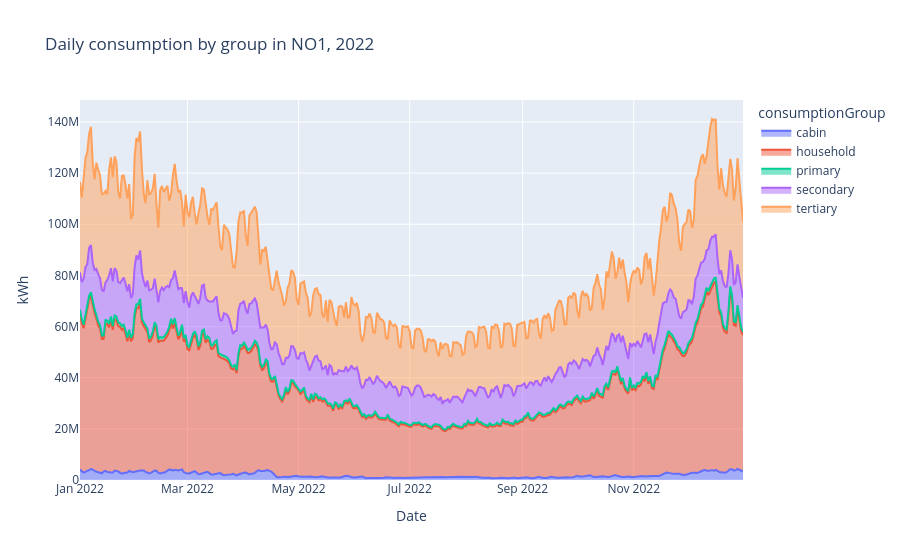

The notebook cell this image was saved under:
### Markdown cell above
### Interpretation of daily production vs. consumption in NO1

The figure shows daily total electricity production and consumption in NO1 from 2021 to 2024. Both series exhibit a clear annual cycle: values are highest in the winter months and lowest in summer. This pattern is strongest for consumption, which has pronounced winter peaks and deep summer troughs, consistent with heating-driven demand.

Production is generally lower and varies less than consumption. For most of the period the red consumption curve stays above the blue production curve, indicating that NO1 is often a net consumer relative to local production and must rely on imports (or production from other areas) to meet demand. In some periods, especially around milder seasons, the gap between the two series narrows and production comes closer to consumption, but it rarely exceeds it for longer stretches.

Overall, the plot highlights (i) strong seasonality in both production and consumption, and (ii) a persistent structural gap where consumption is typically higher than local production in NO1, especially during winter peaks.

### Code cell
import plotly.express as px

year = 2022
area = "NO1"

cons_year_area = consumption_df_all[
    (consumption_df_all["priceArea"] == area) &
    (pd.to_datetime(consumption_df_all["startTime"]).dt.year == year)
].copy()

cons_year_area["startTime"] = pd.to_datetime(cons_year_area["startTime"])

# Aggregate daily per group
daily_group = (
    cons_year_area
    .groupby([
        cons_year_area["startTime"].dt.date,
        "consumptionGroup"
    ])["quantityKwh"]
    .sum()
    .reset_index()
    .rename(columns={"startTime": "date"})
)

fig = px.area(
    daily_group,
    x="date",
    y="quantityKwh",
    color="consumptionGroup",
    title=f"Daily consumption by group in {area}, {year}",
    labels={"date": "Date", "quantityKwh": "kWh"}
)
fig.show()

### Figure 1 — Plotly figure (JSON) as saved in the notebook; plotly's stock layout.template omitted (floating-point values rounded to 4 significant figures; data arrays with more than 128 entries replaced by an {"elided": "..."} marker saying what was removed)
{"data": [{"fillpattern": {"shape": ""}, "hovertemplate": "consumptionGroup=cabin<br>Date=%{x}<br>kWh=%{y}<extra></extra>", "legendgroup": "cabin", "line": {"color": "#636efa"}, "marker": {"symbol": "circle"}, "mode": "lines", "name": "cabin", "orientation": "v", "showlegend": true, "stackgroup": "1", "type": "scatter", "x": {"elided": "365 str values"}, "xaxis": "x", "y": {"elided": "365 float values"}, "yaxis": "y"}, {"fillpattern": {"shape": ""}, "hovertemplate": "consumptionGroup=household<br>Date=%{x}<br>kWh=%{y}<extra></extra>", "legendgroup": "household", "line": {"color": "#EF553B"}, "marker": {"symbol": "circle"}, "mode": "lines", "name": "household", "orientation": "v", "showlegend": true, "stackgroup": "1", "type": "scatter", "x": {"elided": "365 str values"}, "xaxis": "x", "y": {"elided": "365 float values"}, "yaxis": "y"}, {"fillpattern": {"shape": ""}, "hovertemplate": "consumptionGroup=primary<br>Date=%{x}<br>kWh=%{y}<extra></extra>", "legendgroup": "primary", "line": {"color": "#00cc96"}, "marker": {"symbol": "circle"}, "mode": "lines", "name": "primary", "orientation": "v", "showlegend": true, "stackgroup": "1", "type": "scatter", "x": {"elided": "365 str values"}, "xaxis": "x", "y": {"elided": "365 float values"}, "yaxis": "y"}, {"fillpattern": {"shape": ""}, "hovertemplate": "consumptionGroup=secondary<br>Date=%{x}<br>kWh=%{y}<extra></extra>", "legendgroup": "secondary", "line": {"color": "#ab63fa"}, "marker": {"symbol": "circle"}, "mode": "lines", "name": "secondary", "orientation": "v", "showlegend": true, "stackgroup": "1", "type": "scatter", "x": {"elided": "365 str values"}, "xaxis": "x", "y": {"elided": "365 float values"}, "yaxis": "y"}, {"fillpattern": {"shape": ""}, "hovertemplate": "consumptionGroup=tertiary<br>Date=%{x}<br>kWh=%{y}<extra></extra>", "legendgroup": "tertiary", "line": {"color": "#FFA15A"}, "marker": {"symbol": "circle"}, "mode": "lines", "name": "tertiary", "orientation": "v", "showlegend": true, "stackgroup": "1", "type": "scatter", "x": {"elided": "365 str values"}, "xaxis": "x", "y": {"elided": "365 float values"}, "yaxis": "y"}], "layout": {"legend": {"title": {"text": "consumptionGroup"}, "tracegroupgap": 0}, "title": {"text": "Daily consumption by group in NO1, 2022"}, "xaxis": {"anchor": "y", "domain": [0, 1], "title": {"text": "Date"}}, "yaxis": {"anchor": "x", "domain": [0, 1], "title": {"text": "kWh"}}}}
